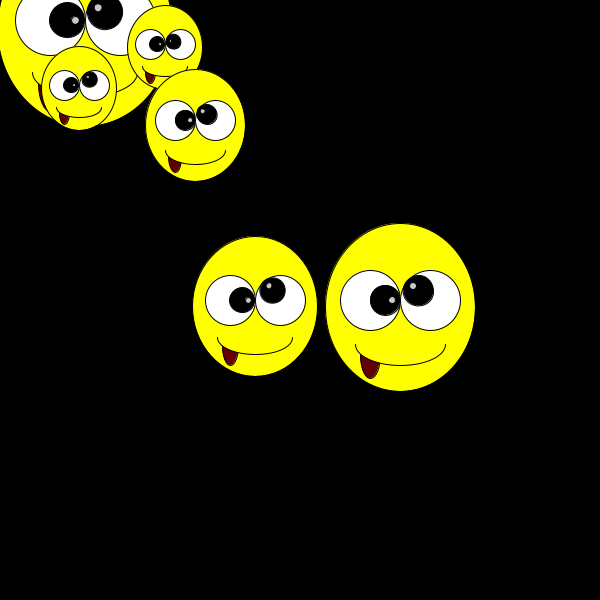
Frame 1 (no input)
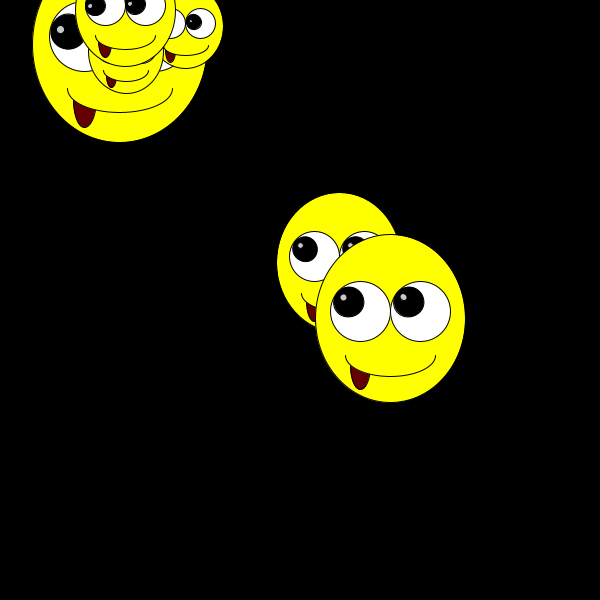
Frame 60 (the mouse pressed at the canvas centre just before this capture)
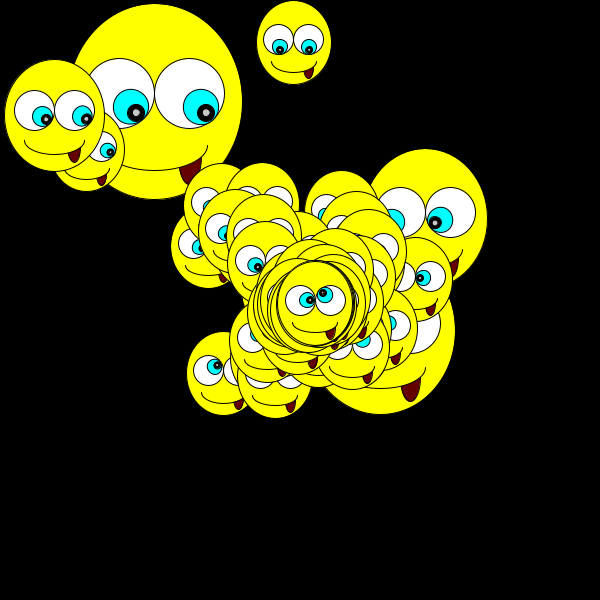
Frame 120 (the mouse held since frame 60 and released just before this capture)

The Processing sketch that drew these frames (run headless with seeded random() and noise(); from frame 60 on, the mouse is pressed at the canvas centre):

// Processing sketch: processing_147122
// ── processing_147122.pde

//This code was made by Mariam Osman
//Please Click the mouse to see more smiley faces added
//DECLARE
ArrayList EyeCollection;
Eye e1, e2, e3, e4, e5, e3x;


void setup()
{
  size(600, 600);
  EyeCollection = new ArrayList();
  e1 = new Eye (50, 20, 70);
  e2 = new Eye (64, 85, 30);
  e3 = new Eye (width/2 -70, height/2, 50);
  e3x = new Eye (width/2 +70, height/2, 60);
  e4 = new Eye (150, 44, 30);
  e5 = new Eye (175, 120, 40);
}
void draw()
{
  //INITIALIZE 


  background(0);
  frameRate(30);
  e1.run();
  e2.run();
  e4.run();
  e5.run();
  e3.run();
  e3x.run();
  for ( int i=0; i< EyeCollection.size() ; i++) 
  {
    Eye myB = (Eye) EyeCollection.get(i);
    myB.run();
  }


  if (mousePressed)
  {   
    Eye myEye = new Eye (mouseX, mouseY, 30);
    EyeCollection.add(myEye);
  }
}


// Class Eye

class Eye
{
  //GLOBAL VARIABLES
  float x;
  float y;
  float speedX = random(-1, 1);
  float speedY = random(-1, 1);
  int size;
  int size2;
  float angle= 0.0;


  //CONSTRUCTOR
  Eye(float _x, float _y, int s)
  {
    x = _x;
    y = _y;
    size = s;
  }

  //FUNCTIONS
  void run()
  {
    displayFace();
    displayEye1();
    displayEye2();
    move();
    bounce();
  }


  void bounce()
  {
    if (x > width || x <0 )
    {
      speedX= speedX * -1;
    }
    if (y > height || y <0 )
    {
      speedY= speedY * -1;
    }
  }
  void move()
  {
    x += 2*speedX;
    y += 2*speedY;
  }

  void update(float mx, float my)
  {
    angle= atan2(my-y-(size/4), mx-x-(size/4));
  }


  void displayEye1()
  {
    pushMatrix();
    translate (x, y);
    fill(255);
    ellipse(0, 0, size, size);
    rotate(angle);
    fill(0, mouseX, mouseY);
    ellipse(size/4, 0, size/2, size/2);
    fill(0);
    stroke(0);
    strokeWeight(1);
    ellipse((size/4) + size/8, 0, size/4, size/4);
    fill(200);
    ellipse((size/4) + size/8, 0, size/8, size/8);
    popMatrix();
    update(mouseX, mouseY);
  }

  void update2(float mx, float my)
  {
    angle= atan2(my-y+(size/4), mx-x+(size/4));
  }


  void displayEye2()
  {
    pushMatrix();
    translate (x+size, y);
    fill(255);
    ellipse(0, 0, size, size);
    rotate(angle);
    fill(0, mouseX, mouseY);
    ellipse(size/4, 0, size/2, size/2);
    fill(0);
    stroke(0);
    strokeWeight(1);
    ellipse(((size/4) + size/8), 0, size/4, size/4);
    fill(200);
    ellipse(((size/4) + size/8), 0, size/8, size/8);
    popMatrix();
    update2(mouseX, mouseY);
  }
  void displayFace()
  {
    pushMatrix();
    translate (x, y);
    fill(255, 255, 0);
    ellipse(size/2, size/8, size*2.5, size*2.8);
    fill(100, 0, 0);
    arc(constrain(mouseX/3, size-90, size), size*0.9, size/3, size*0.8, 0, PI);
    fill(255, 255, 0);
    arc(size/2, size*0.9 -(size/6), size*1.5, size*0.7, 0, PI);

    popMatrix();
  }
}
